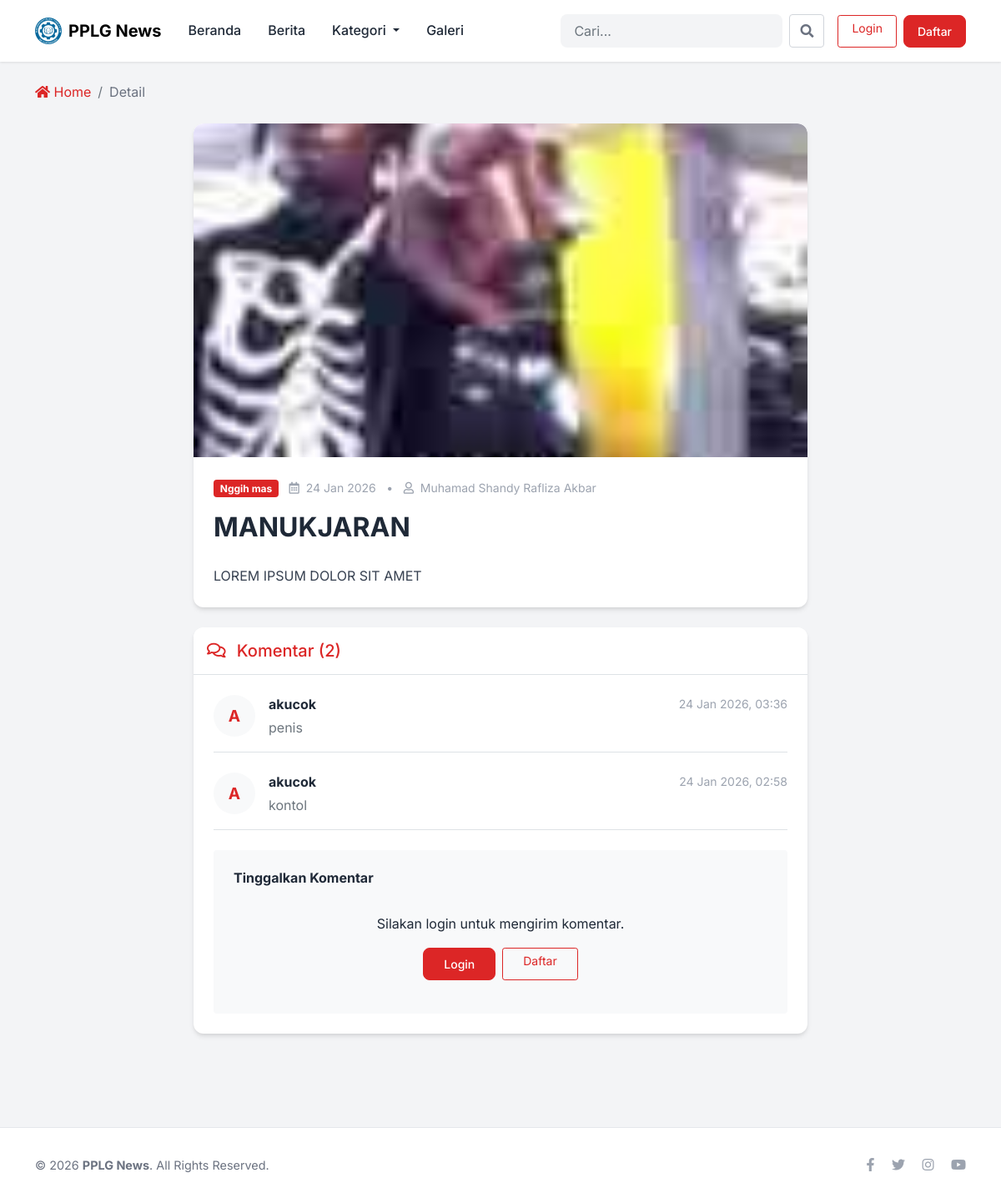
Screenshot of /index.php?page=detail&id=23 with the database file from the repository.
### tables this page shows
CREATE TABLE `tbl_posts` (
  `id_post` int(25) NOT NULL,
  `img` varchar(255) NOT NULL,
  `judul` varchar(255) DEFAULT NULL,
  `artikel` text DEFAULT NULL,
  `date` date NOT NULL,
  `kategori` varchar(255) NOT NULL,
  `id_kategori` int(11) DEFAULT NULL,
  `author` varchar(255) DEFAULT NULL
);

CREATE TABLE `tbl_categories` (
  `id_kategori` int(11) NOT NULL,
  `nama_kategori` varchar(255) NOT NULL,
  `slug` varchar(255) NOT NULL,
  `deskripsi` text DEFAULT NULL,
  `created_at` timestamp NOT NULL DEFAULT current_timestamp()
);

CREATE TABLE `tbl_comments` (
  `id_comment` int(11) NOT NULL,
  `id_post` int(25) NOT NULL,
  `nama` varchar(255) NOT NULL,
  `email` varchar(255) NOT NULL,
  `komentar` text NOT NULL,
  `status` enum('pending','approved','spam') DEFAULT 'pending',
  `created_at` timestamp NOT NULL DEFAULT current_timestamp()
);

### halaman/detail-post.php (the view, shortened to what this page needs)
<?php
include 'config/config.php';
$id = $_GET['id'];
$query = mysqli_query($con, "SELECT * FROM tbl_posts WHERE id_post='$id'");
$data = mysqli_fetch_array($query);
?>
<div class="col-lg-8 offset-lg-2">
	<div class="card mb-4">
		<img src="assets/file/post/<?= $data['img'] ?>" class="card-img-top" alt="<?= htmlspecialchars($data['judul']) ?>" style="max-height: 400px; object-fit: cover;">
		<div class="card-body p-4">
			<?php
   $kat_query = mysqli_query($con, "SELECT nama_kategori FROM tbl_categories WHERE id_kategori='" . $data['id_kategori'] . "'");
   if ($kat_data = mysqli_fetch_array($kat_query)) {
     $kategori_nama = $kat_data['nama_kategori'];
   } else {
     $kategori_nama = $data['kategori'];
   }
   ?>
			<div class="mb-3">
				<span class="badge me-2 text-white" style="background-color: #dc2626;"><?= htmlspecialchars($kategori_nama) ?></span>
				<span class="text-muted small"><i class="far fa-calendar-alt me-1"></i> <?= date('d M Y', strtotime($data['date'])) ?></span>
				<span class="text-muted small mx-2">•</span>
				<span class="text-muted small"><i class="far fa-user me-1"></i> <?= htmlspecialchars($data['author']) ?></span>
			</div>
			<h2 class="card-title fw-bold mb-4"><?= htmlspecialchars($data['judul']) ?></h2>
			<div class="article-content" style="line-height: 1.8; color: #374151;">
				<?= nl2br(htmlspecialchars($data['artikel'])) ?>
			</div>
		</div>
	</div>
	<div class="card mt-4 mb-5">
		<div class="card-header bg-white border-bottom py-3">
			<h5 class="mb-0" style="color: #dc2626;">
				<i class="far fa-comments me-2"></i>
				Komentar (<?php
    $comment_count = mysqli_query($con, "SELECT * FROM tbl_comments WHERE id_post='$id' AND status='approved'");
    echo mysqli_num_rows($comment_count);
    ?>)
			</h5>
		</div>
		<div class="card-body">
			<div class="comments-list mb-4">
				<?php
    $comments_query = mysqli_query($con, "SELECT * FROM tbl_comments WHERE id_post='$id' AND status='approved' ORDER BY created_at DESC");
    if (mysqli_num_rows($comments_query) > 0):
      while ($comment = mysqli_fetch_array($comments_query)): ?>
					<div class="d-flex mb-4 border-bottom pb-3">
						<div class="flex-shrink-0">
							<div class="rounded-circle bg-light d-flex align-items-center justify-content-center fw-bold" style="width: 50px; height: 50px; font-size: 1.2rem; color: #dc2626;">
								<?= strtoupper(substr($comment['nama'], 0, 1)) ?>
							</div>
						</div>
						<div class="flex-grow-1 ms-3">
							<div class="d-flex justify-content-between align-items-center mb-1">
								<h6 class="fw-bold mb-0"><?= htmlspecialchars($comment['nama']) ?></h6>
								<small class="text-muted"><?= date('d M Y, H:i', strtotime($comment['created_at'])) ?></small>
							</div>
							<p class="mb-0 text-secondary"><?= nl2br(htmlspecialchars($comment['komentar'])) ?></p>
						</div>
					</div>
					<?php endwhile;
    endif;
    ?>
			</div>
			<div class="comment-form mt-4 p-4 bg-light rounded">
				<h6 class="mb-3 fw-bold">Tinggalkan Komentar</h6>
				<?php if (isset($_SESSION['frontend_user_id'])): ?>
					<form method="POST">
						<input type="hidden" name="id_post" value="<?= $id ?>">
						<div class="mb-3">
							<small class="text-muted">Login sebagai: <strong class="text-dark"><?= htmlspecialchars($_SESSION['frontend_nama']) ?></strong></small>
						</div>
						<div class="mb-3">
							<textarea class="form-control" name="komentar" rows="4" required placeholder="Tulis pendapat Anda di sini..." style="resize: none;"></textarea>
						</div>
						<div class="text-end">
							<button type="submit" name="submit_comment" class="btn btn-primary px-4">
								<i class="far fa-paper-plane me-2"></i> Kirim
							</button>
						</div>
					</form>
				<?php else: ?>
					<div class="text-center py-3">
						<p class="mb-3">Silakan login untuk mengirim komentar.</p>
						<div class="d-flex justify-content-center gap-2">
							<a href="index.php?page=login" class="btn btn-primary btn-sm px-4">Login</a>
							<a href="index.php?page=register" class="btn btn-outline-primary btn-sm px-4">Daftar</a>
						</div>
					</div>
				<?php endif; ?>
			</div>
		</div>
	</div>
</div>

### index.php (style rules this page uses)
:root { --primary-color: #000000; --primary-light: #dc2626; --secondary-color: #991b1b; --bg-color: #f3f4f6; --text-main: #1f2937; --text-muted: #6b7280; --white: #ffffff; --card-shadow: 0 4px 6px -1px rgba(0, 0, 0, 0.1), 0 2px 4px -1px rgba(0, 0, 0, 0.06); --hover-shadow: 0 10px 15px -3px rgba(0, 0, 0, 0.1), 0 4px 6px -2px rgba(0, 0, 0, 0.05); }
body { font-family: 'Inter', sans-serif; background-color: var(--bg-color); color: var(--text-main); line-height: 1.6; }
.card { border: none; border-radius: 0.75rem; box-shadow: var(--card-shadow); transition: transform 0.2s, box-shadow 0.2s; background: var(--white); overflow: hidden; }
.card-img-top, .img-thumbnail { border-radius: 0.75rem 0.75rem 0 0; border: none; padding: 0; }
.card-body { padding: 1.5rem; }
.card-title { font-weight: 600; color: var(--text-main); margin-bottom: 0.75rem; }
.text-muted { color: #9ca3af !important; }
.btn-primary { background-color: var(--primary-light); border-color: var(--primary-light); padding: 0.5rem 1.25rem; border-radius: 0.5rem; font-weight: 500; color: var(--white); }
.btn-outline-primary { border-color: var(--primary-light); color: var(--primary-light); }

### rows the page displays
tbl_posts: img (picture), date "24 Jan 2026", author "Muhamad Shandy Rafliza Akbar", judul "MANUKJARAN", artikel "LOREM IPSUM DOLOR SIT AMET"
tbl_categories: nama_kategori "Nggih mas"
tbl_comments: nama "A", nama "akucok", created_at "24 Jan 2026, 03:36", komentar "penis"
tbl_comments: nama "A", nama "akucok", created_at "24 Jan 2026, 02:58", komentar "kontol"

### other values shown
$_GET['page'] "Detail"
mysqli_num_rows($comment_count) "2"
